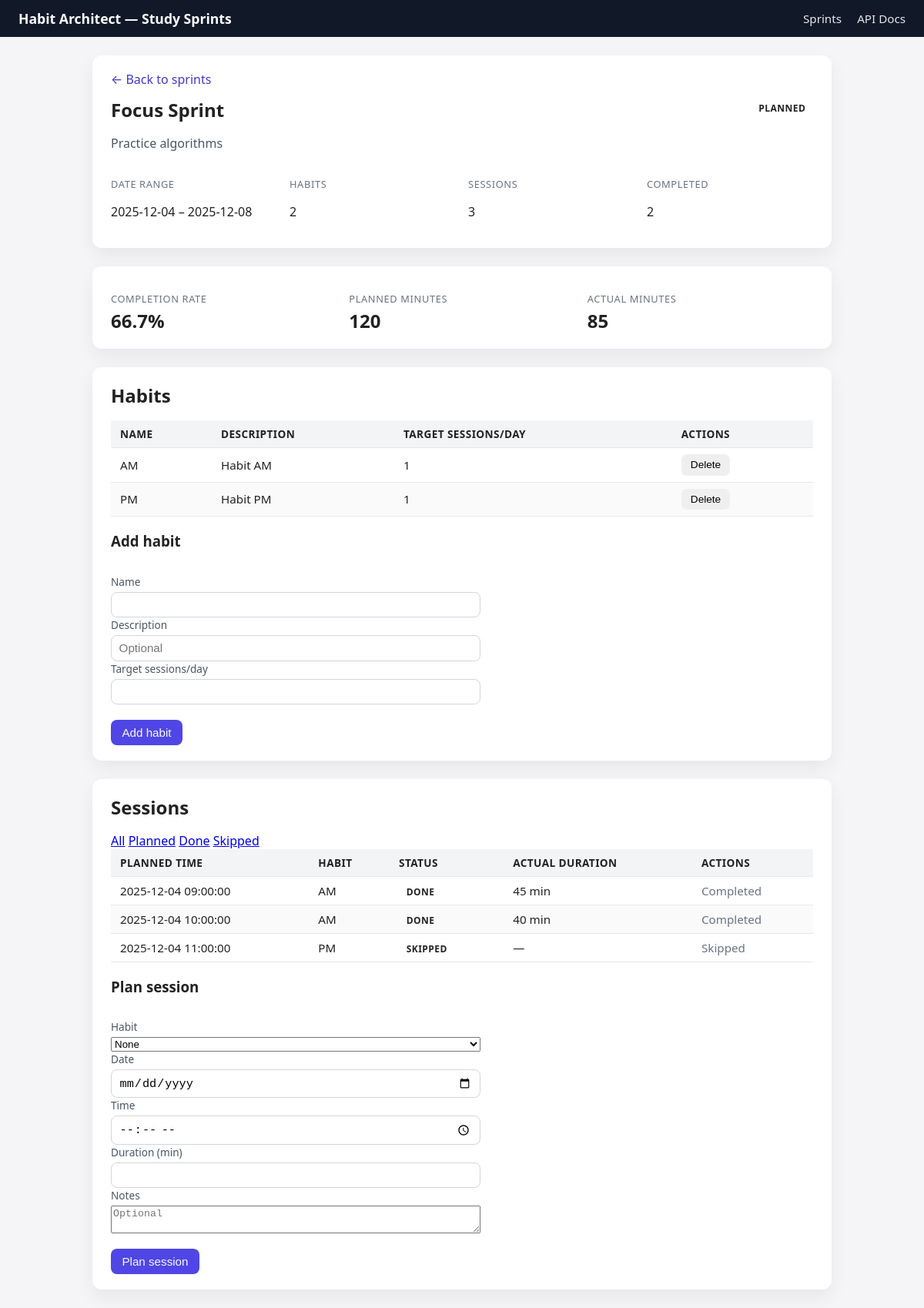
The app's page /ui/sprints/1 with its own data.
### app/models/__init__.py (models this page shows)
class Sprint(Base):
    __tablename__ = "sprints"
    id: Mapped[int] = mapped_column(Integer, primary_key=True, index=True)
    title: Mapped[str] = mapped_column(String(255), nullable=False)
    goal_text: Mapped[str] = mapped_column(Text, nullable=False)
    start_date: Mapped[date] = mapped_column(Date, nullable=False)
    end_date: Mapped[date] = mapped_column(Date, nullable=False)
    status: Mapped[SprintStatus] = mapped_column(
        SqlEnum(SprintStatus, name="sprint_status"),
        default=SprintStatus.PLANNED,
        nullable=False,
    )
    created_at: Mapped[datetime] = mapped_column(
        DateTime(timezone=False),
        default=datetime.utcnow,
        nullable=False,
    )
    updated_at: Mapped[datetime] = mapped_column(
        DateTime(timezone=False),
        default=datetime.utcnow,
        onupdate=datetime.utcnow,
        nullable=False,
    )
    habits: Mapped[list["Habit"]] = relationship(
        back_populates="sprint",
        cascade="all, delete-orphan",
    )
    sessions: Mapped[list["Session"]] = relationship(
        back_populates="sprint",
        cascade="all, delete-orphan",
    )

class Habit(Base):
    __tablename__ = "habits"
    id: Mapped[int] = mapped_column(Integer, primary_key=True, index=True)
    sprint_id: Mapped[int] = mapped_column(
        ForeignKey("sprints.id", ondelete="CASCADE"),
        nullable=False,
    )
    name: Mapped[str] = mapped_column(String(255), nullable=False)
    description: Mapped[str | None] = mapped_column(Text, nullable=True)
    target_sessions_per_day: Mapped[int] = mapped_column(Integer, nullable=False)
    created_at: Mapped[datetime] = mapped_column(
        DateTime(timezone=False),
        default=datetime.utcnow,
        nullable=False,
    )
    updated_at: Mapped[datetime] = mapped_column(
        DateTime(timezone=False),
        default=datetime.utcnow,
        onupdate=datetime.utcnow,
        nullable=False,
    )
    sprint: Mapped[Sprint] = relationship(back_populates="habits")
    sessions: Mapped[list["Session"]] = relationship(back_populates="habit")

class Session(Base):
    __tablename__ = "sessions"
    __table_args__ = (
        CheckConstraint("difficulty BETWEEN 1 AND 5", name="difficulty_range"),
        CheckConstraint("mood BETWEEN 1 AND 5", name="mood_range"),
    )
    id: Mapped[int] = mapped_column(Integer, primary_key=True, index=True)
    sprint_id: Mapped[int] = mapped_column(
        ForeignKey("sprints.id", ondelete="CASCADE"),
        nullable=False,
    )
    habit_id: Mapped[int | None] = mapped_column(
        ForeignKey("habits.id", ondelete="SET NULL"),
        nullable=True,
    )
    planned_start: Mapped[datetime] = mapped_column(DateTime(timezone=False), nullable=False)
    planned_duration_min: Mapped[int] = mapped_column(Integer, nullable=False)
    actual_start: Mapped[datetime | None] = mapped_column(DateTime(timezone=False), nullable=True)
    actual_duration_min: Mapped[int | None] = mapped_column(Integer, nullable=True)
    status: Mapped[SessionStatus] = mapped_column(
        SqlEnum(SessionStatus, name="session_status"),
        default=SessionStatus.PLANNED,
        nullable=False,
    )
    notes: Mapped[str | None] = mapped_column(Text, nullable=True)
    difficulty: Mapped[int | None] = mapped_column(Integer, nullable=True)
    mood: Mapped[int | None] = mapped_column(Integer, nullable=True)
    created_at: Mapped[datetime] = mapped_column(
        DateTime(timezone=False),
        default=datetime.utcnow,
        nullable=False,
    )
    sprint: Mapped[Sprint] = relationship(back_populates="sessions")
    habit: Mapped[Habit | None] = relationship(back_populates="sessions")

### app/routes/ui.py (the view)
@ui_router.get(
    "/sprints/{sprint_id}",
    name="sprint_detail_page",
    response_class=HTMLResponse,
)
def sprint_detail_page(
    request: Request,
    sprint_id: int,
    db: Session = Depends(get_db),
):
    sprint = db.get(Sprint, sprint_id)
    flash_msg = request.query_params.get("msg")
    flash_error = request.query_params.get("error")
    sessions_filter = _normalize_filter(request.query_params.get("filter"))
    if not sprint:
        return templates.TemplateResponse(
            "sprint_detail.html",
            {
                "request": request,
                "sprint": None,
                "habits": [],
                "overview": None,
                "sessions": [],
                "flash_msg": flash_msg,
                "flash_error": flash_error or "Sprint not found",
                "sessions_filter": sessions_filter,
            },
            status_code=404,
        )
    habits_stmt = (
        select(Habit)
        .where(Habit.sprint_id == sprint_id)
        .order_by(Habit.name.asc())
    )
    habits = db.execute(habits_stmt).scalars().all()
    sessions_stmt = (
        select(Session)
        .where(Session.sprint_id == sprint_id)
        .order_by(Session.planned_start.asc())
    )
    if sessions_filter in _SESSION_FILTERS:
        sessions_stmt = sessions_stmt.where(Session.status == _SESSION_FILTERS[sessions_filter])
    sessions = db.execute(sessions_stmt).scalars().all()
    overview = _sprint_overview(db, sprint_id, len(habits))
    return templates.TemplateResponse(
        "sprint_detail.html",
        {
            "request": request,
            "sprint": sprint,
            "habits": habits,
            "overview": overview,
            "sessions": sessions,
            "flash_msg": flash_msg,
            "flash_error": flash_error,
            "sessions_filter": sessions_filter,
        },
    )

### app/templates/sprint_detail.html (shortened to what this page needs)
{% extends "base.html" %}
{% block content %}
{% if not sprint %}
<section class="ha-card">
    <h1>Sprint not found</h1>
    <p>The sprint you are trying to view does not exist.</p>
    <a class="ha-link" href="{{ request.url_for('sprints_page') }}">Back to sprints</a>
</section>
{% else %}
{% set sprint_url = request.url_for('sprint_detail_page', sprint_id=sprint.id) %}
<section class="ha-card ha-flex-column">
    <a class="ha-link" href="{{ request.url_for('sprints_page') }}">← Back to sprints</a>
    <div class="ha-detail-header">
        <div>
            <h1>{{ sprint.title }}</h1>
            <p class="ha-subtitle">{{ sprint.goal_text }}</p>
        </div>
        <span class="ha-status-badge ha-status-{{ sprint.status.value if sprint.status is not string else sprint.status }}">
            {% if sprint.status is string %}{{ sprint.status|capitalize }}{% else %}{{ sprint.status.value|capitalize }}{% endif %}
        </span>
    </div>
    <div class="ha-detail-meta">
        <div>
            <p class="ha-label">Date range</p>
            <p>{{ sprint.start_date }} – {{ sprint.end_date }}</p>
        </div>
        <div>
            <p class="ha-label">Habits</p>
            <p>{{ overview.habits_count }}</p>
        </div>
        <div>
            <p class="ha-label">Sessions</p>
            <p>{{ overview.sessions_count }}</p>
        </div>
        <div>
            <p class="ha-label">Completed</p>
            <p>{{ overview.done_sessions }}</p>
        </div>
    </div>
</section>
<section class="ha-card ha-overview-grid">
    <div>
        <p class="ha-label">Completion rate</p>
        <p class="ha-overview-value">
            {% if overview.completion_rate is not none %}
                {{ overview.completion_rate }}%
            {% else %}
                —
            {% endif %}
        </p>
    </div>
    <div>
        <p class="ha-label">Planned minutes</p>
        <p class="ha-overview-value">{{ overview.total_planned_minutes }}</p>
    </div>
    <div>
        <p class="ha-label">Actual minutes</p>
        <p class="ha-overview-value">
            {% if overview.total_actual_minutes is not none %}
                {{ overview.total_actual_minutes }}
            {% else %}
                —
            {% endif %}
        </p>
    </div>
</section>
<section class="ha-card">
    <div class="ha-card-header">
        <h2>Habits</h2>
    </div>
    {% if habits %}
    <table class="ha-table">
        <thead>
        <tr>
            <th>Name</th>
            <th>Description</th>
            <th>Target sessions/day</th>
            <th>Actions</th>
        </tr>
        </thead>
        <tbody>
        {% for habit in habits %}
            <tr>
                <td>{{ habit.name }}</td>
                <td>{{ habit.description or "—" }}</td>
                <td>{{ habit.target_sessions_per_day }}</td>
                <td>
                    <form method="post" action="{{ request.url_for('delete_habit_ui', habit_id=habit.id) }}" class="ha-inline-form">
                        <button type="submit" class="ha-button ha-button-danger">Delete</button>
                    </form>
                </td>
            </tr>
        {% endfor %}
        </tbody>
    </table>
    {% else %}
        <p class="ha-empty">No habits for this sprint yet.</p>
    {% endif %}
    <form method="post" action="{{ request.url_for('create_habit_ui', sprint_id=sprint.id) }}" class="ha-form ha-form-inline">
        <h3 class="ha-form-title">Add habit</h3>
        <div class="ha-form-grid">
            <div class="ha-form-row">
                <label for="habit-name">Name</label>
                <input id="habit-name" type="text" name="name" required maxlength="255">
            </div>
            <div class="ha-form-row">
                <label for="habit-description">Description</label>
                <input id="habit-description" type="text" name="description" placeholder="Optional">
            </div>
            <div class="ha-form-row">
                <label for="habit-target">Target sessions/day</label>
                <input id="habit-target" type="number" name="target_sessions_per_day" min="1" required>
            </div>
        </div>
        <div class="ha-form-actions">
            <button type="submit" class="ha-button ha-button-primary">Add habit</button>
        </div>
    </form>
</section>
<section class="ha-card">
    <div class="ha-card-header">
        <h2>Sessions</h2>
    </div>
    <div class="sessions-filter">
        <a href="{{ sprint_url }}" class="filter-pill{% if sessions_filter == 'all' %} filter-pill--active{% endif %}">All</a>
        <a href="{{ sprint_url.include_query_params(filter='planned') }}" class="filter-pill{% if sessions_filter == 'planned' %} filter-pill--active{% endif %}">Planned</a>
        <a href="{{ sprint_url.include_query_params(filter='done') }}" class="filter-pill{% if sessions_filter == 'done' %} filter-pill--active{% endif %}">Done</a>
        <a href="{{ sprint_url.include_query_params(filter='skipped') }}" class="filter-pill{% if sessions_filter == 'skipped' %} filter-pill--active{% endif %}">Skipped</a>
    </div>
    {% if sessions %}
    <table class="ha-table">
        <thead>
        <tr>
            <th>Planned time</th>
            <th>Habit</th>
            <th>Status</th>
            <th>Actual duration</th>
            <th>Actions</th>
        </tr>
        </thead>
        <tbody>
        {% for session in sessions %}
            <tr>
                <td>{{ session.planned_start or "—" }}</td>
                <td>{{ session.habit.name if session.habit else "—" }}</td>
                <td>
                    <span class="ha-status-badge ha-session-{{ session.status.value if session.status is not string else session.status }}">
                        {% if session.status is string %}
                            {{ session.status|capitalize }}
                        {% else %}
                            {{ session.status.value|capitalize }}
                        {% endif %}
                    </span>
                </td>
                <td>
                    {% if session.actual_duration_min %}
                        {{ session.actual_duration_min }} min
                    {% else %}
                        —
                    {% endif %}
                </td>
                <td>
                    {% if session.status == session.status.PLANNED or session.status == 'planned' %}
                        <form method="post" action="{{ request.url_for('complete_session_ui', session_id=session.id) }}" class="ha-inline-form">
                            <input type="hidden" name="next_filter" value="{{ sessions_filter }}">
                            <button type="submit" class="ha-button ha-button-primary">Mark as done</button>
                        </form>
                        <form method="post" action="{{ request.url_for('skip_session_ui', session_id=session.id) }}" class="ha-inline-form">
                            <input type="hidden" name="next_filter" value="{{ sessions_filter }}">
                            <button type="submit" class="ha-button ha-button-secondary">Skip</button>
                        </form>
                    {% elif session.status == session.status.DONE or session.status == 'done' %}
                        <span class="ha-muted">Completed</span>
                    {% else %}
                        <span class="ha-muted">Skipped</span>
                    {% endif %}
                </td>
            </tr>
        {% endfor %}
        </tbody>
    </table>
    {% else %}
        <p class="ha-empty">No sessions match this filter.</p>
    {% endif %}
    <form method="post" action="{{ request.url_for('plan_session_ui', sprint_id=sprint.id) }}" class="ha-form ha-form-inline">
        <h3 class="ha-form-title">Plan session</h3>
        <div class="ha-form-grid">
            <div class="ha-form-row">
                <label for="session-habit">Habit</label>
                <select id="session-habit" name="habit_id">
                    <option value="">None</option>
                </select>
            </div>
            <div class="ha-form-row">
                <label for="session-date">Date</label>
                <input id="session-date" type="date" name="planned_start_date" required>
            </div>
            <div class="ha-form-row">
                <label for="session-time">Time</label>
                <input id="session-time" type="time" name="planned_start_time" placeholder="09:00">
            </div>
            <div class="ha-form-row">
                <label for="session-duration">Duration (min)</label>
                <input id="session-duration" type="number" name="planned_duration_min" min="1" required>
            </div>
            <div class="ha-form-row ha-form-row-wide">
                <label for="session-notes">Notes</label>
                <textarea id="session-notes" name="notes" rows="2" placeholder="Optional"></textarea>
            </div>
        </div>
        <div class="ha-form-actions">
            <button type="submit" class="ha-button ha-button-primary">Plan session</button>
        </div>
    </form>
</section>
{% endif %}
{% endblock %}

### records on screen
Sprint: title "Focus Sprint", goal_text "Practice algorithms", status "PLANNED", start_date "2025-12-04", end_date "2025-12-08"
Habit: name "AM", description "Habit AM", target_sessions_per_day "1"
Habit: name "PM", description "Habit PM", target_sessions_per_day "1"

### other values on screen
{{ overview.habits_count }} "2"
{{ overview.sessions_count }} "3"
{{ overview.done_sessions }} "2"
{{ overview.completion_rate }} "66.7"
{{ overview.total_planned_minutes }} "120"
{{ overview.total_actual_minutes }} "85"
{{ session.planned_start or "—" }} "2025-12-04 09:00:00"
{{ session.habit.name if session.habit else "—" }} "AM"
{{ session.status|capitalize }} "DONE"
{{ session.actual_duration_min }} "45"
{{ session.planned_start or "—" }} "2025-12-04 10:00:00"
{{ session.actual_duration_min }} "40"
{{ session.planned_start or "—" }} "2025-12-04 11:00:00"
{{ session.habit.name if session.habit else "—" }} "PM"
{{ session.status|capitalize }} "SKIPPED"
